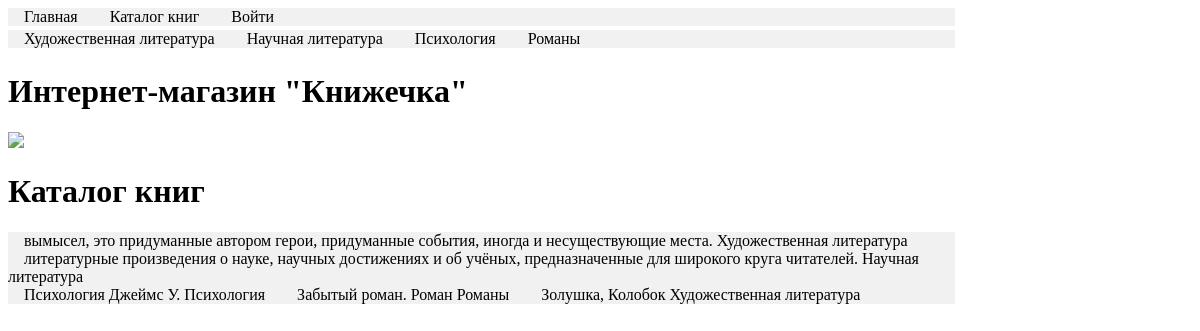
Page /catalog/ on the committed database.
### mainapp/models.py (models this page shows, shortened)
class ProductCategory(models.Model):
    name = models.CharField(max_length=128)
    desc = models.TextField(blank=True)
    class Meta:
        verbose_name = 'Книга'
        verbose_name_plural = 'Книги'

### mainapp/views.py (the view)
# urls.py: path('catalog/', mainapp.catalog, name='catalog'),
def catalog(request):
    categories = ProductCategory.objects.all()
    context = {
        'categories': categories,
        'page_title': 'каталог'
    }
    return render(request, 'mainapp/catalog.html', context)

### mainapp/templates/mainapp/catalog.html
{% extends 'mainapp/base.html' %}
{% block content %}
    <h1>Каталог книг</h1>
    <div class="catalog-menu">
        <ul>
            {% for item in categories %}
                <li>
                    <a href="{% url 'catalog_page' item.pk %}">
                        {{ item.desc }}
                        {{ item.name }}
                    </a>
                </li>
            {% endfor %}
        </ul>
    </div>
{% endblock %}

### static/css/style.css (style rules this page uses)
ul { list-style-type: none; margin: 0; padding: 0; width: 80%; background-color: #f1f1f1; display: inline-block; }
li { float: left; }
li a { color: #000; padding: 8px 16px; text-decoration: none; }

### rows in the picture
ProductCategory: desc "вымысел, это придуманные автором герои, придуманные события, иногда и несуществующие места.", name "Художественная литература"
ProductCategory: desc "литературные произведения о науке, научных достижениях и об учёных, предназначенные для широкого круга читателей.", name "Научная литература"
ProductCategory: desc "Психология Джеймс У.", name "Психология"
ProductCategory: desc "Забытый роман. Роман", name "Романы"
ProductCategory: desc "Золушка, Колобок", name "Художественная литература"
